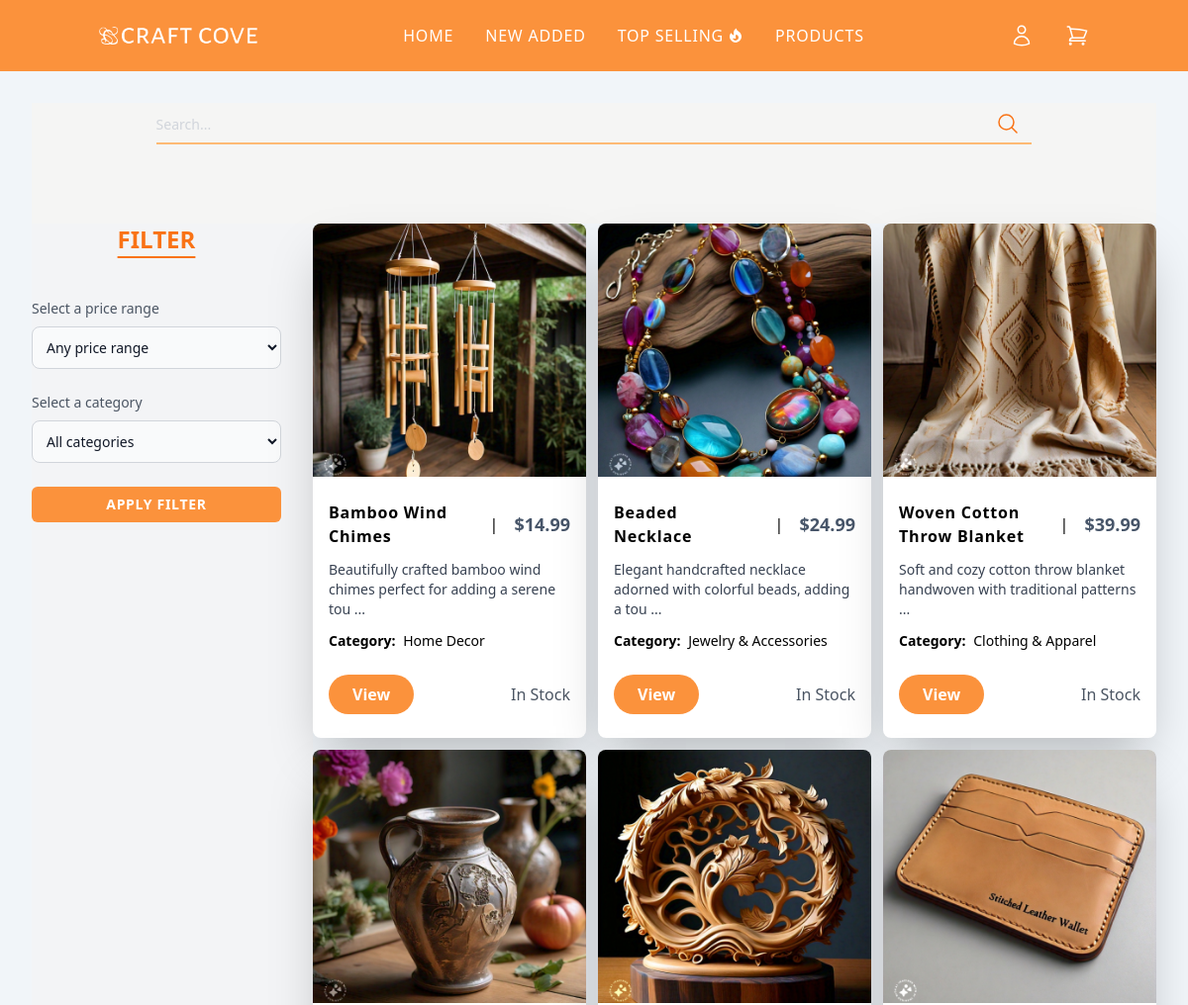
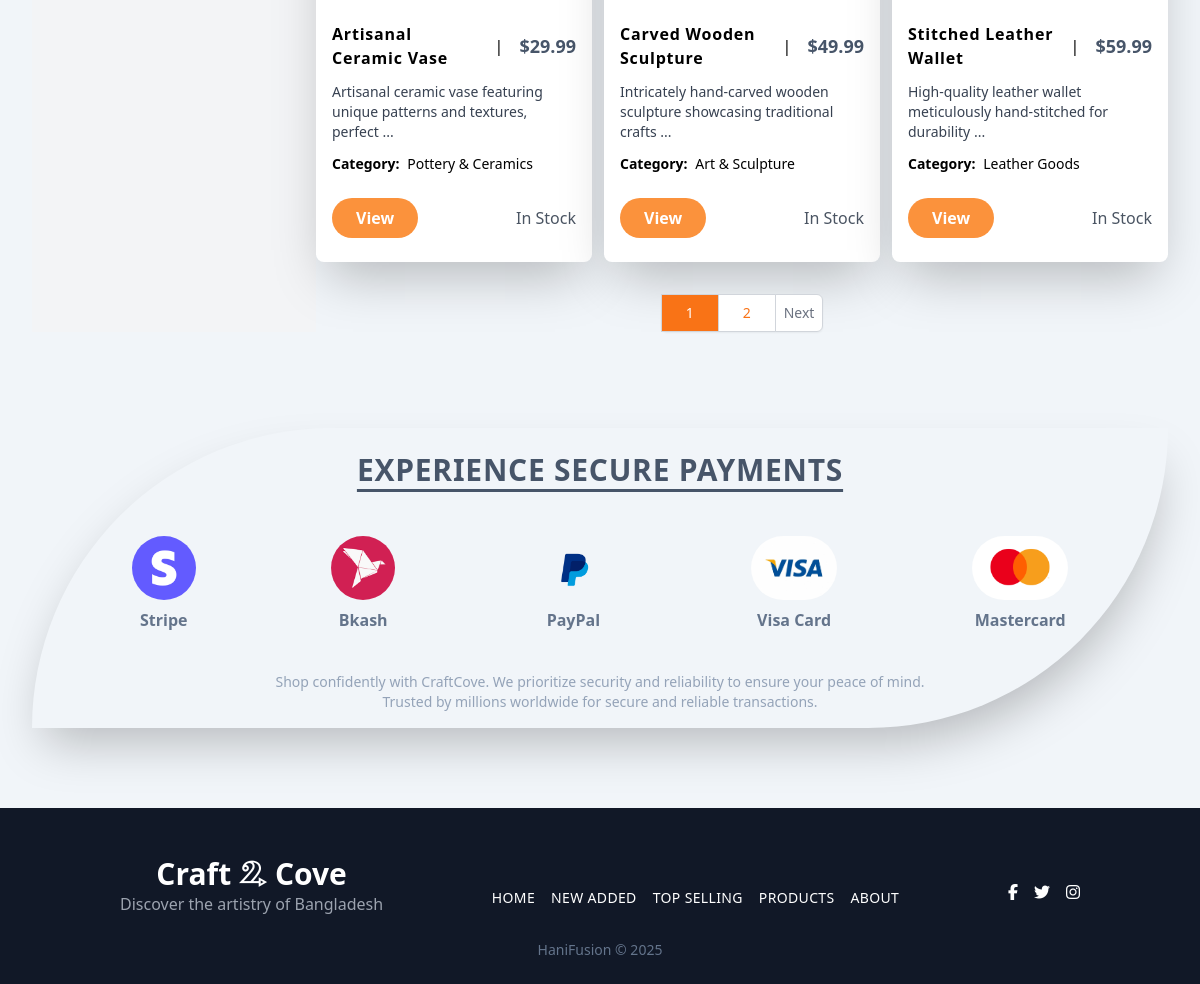
The page / on the database its author committed (2 pictures, top to bottom).
### tables this page shows
CREATE TABLE product
(
    id          INT AUTO_INCREMENT PRIMARY KEY,
    name        VARCHAR(255)   NOT NULL UNIQUE,
    img_url     VARCHAR(255),
    description TEXT,
    price       DECIMAL(10, 2) NOT NULL,
    total_sold  INT       DEFAULT 0,
    category_id INT            NOT NULL,
    created_at  TIMESTAMP DEFAULT CURRENT_TIMESTAMP,
    updated_at  TIMESTAMP DEFAULT CURRENT_TIMESTAMP ON UPDATE CURRENT_TIMESTAMP,
    stock       INT(11) DEFAULT 0,
    FOREIGN KEY (category_id) REFERENCES category (id) ON DELETE CASCADE
);

CREATE TABLE category
(
    id   INT AUTO_INCREMENT PRIMARY KEY,
    name VARCHAR(255) NOT NULL UNIQUE
);

### index.php (the view, shortened to what this page needs)
<?php
global $conn;
$productsPerPage = 6;
$page = isset($_GET['page']) ? $_GET['page'] : 1;
$offset = ($page - 1) * $productsPerPage;
$searchQuery = isset($_GET['search']) ? $_GET['search'] : '';
$filterCategory = isset($_GET['category']) ? $_GET['category'] : '';
$filterPriceRange = isset($_GET['priceRange']) ? $_GET['priceRange'] : '';
$sql = "SELECT p.*, c.name AS category_name FROM product p JOIN category c ON p.category_id=c.id";
$sql .= " LIMIT $offset, $productsPerPage";
$result = mysqli_query($conn, $sql);
$num = $result->num_rows;
$totalProducts = mysqli_num_rows(mysqli_query($conn, "SELECT * FROM product"));
$totalPages = ceil($totalProducts / $productsPerPage);
?>
<div class=" pb-8 bg-stone-100">
    <div class="container mx-auto w-[80%]">
        <form class="flex justify-center" method="GET">
            <div class="relative z-0 w-full mb-5 group">
                <input type="text" name="search" id="search"
                       class="block py-2.5 px-0 w-full text-sm text-slate-600 bg-transparent border-0 border-b-2 border-orange-300 appearance-none focus:outline-none focus:ring-0 focus:border-orange-400 peer"
                       placeholder=" " value="<?= $searchQuery ?>"/>
                <button type="submit" class="absolute inset-y-0 right-0 flex items-center pr-3 text-orange-500">
                    <svg xmlns="http://www.w3.org/2000/svg" fill="none" viewBox="0 0 24 24" stroke-width="1.5"
                         stroke="currentColor" class="w-6 h-6">
                        <path stroke-linecap="round" stroke-linejoin="round"
                              d="m21 21-5.197-5.197m0 0A7.5 7.5 0 1 0 5.196 5.196a7.5 7.5 0 0 0 10.607 10.607Z"/>
                    </svg>
                </button>
                <label for="search"
                       class="peer-focus:font-medium absolute text-sm text-gray-300 duration-300 transform -translate-y-6 scale-75 top-3 -z-10 origin-[0] peer-focus:start-0 rtl:peer-focus:translate-x-1/4 rtl:peer-focus:left-auto peer-focus:text-orange-400 peer-placeholder-shown:scale-100 peer-placeholder-shown:translate-y-0 peer-focus:scale-75 peer-focus:-translate-y-6">Search...</label>
            </div>
        </form>
    </div>
</div>
<div class="">
    <div class="flex flex-wrap">
        <div class="w-full md:w-1/4 bg-gray-100 pr-8 flex flex-col space-y-5">
            <h2 class="text-gray-800 text-2xl font-semibold mb-4 text-center uppercase underline underline-offset-8 text-orange-500">
                Filter
            </h2>
            <form id="filterForm" action="" method="GET">
                <div class="mb-6">
                    <label for="priceRange" class="block mb-2 text-sm font-medium text-gray-600">Select
                        a price range</label>
                    <select id="priceRange" name="priceRange"
                            class="bg-gray-50 border border-gray-300 text-gray-900 text-sm rounded-lg focus:ring-orange-500 focus:border-orange-500 focus:outline-none block w-full p-2.5">
                        <option value="" <?php echo $filterPriceRange === '' ? 'selected' : ''; ?>>Any price range
                        </option>
                    </select>
                </div>
                <div class="mb-6">
                    <label for="category" class="block mb-2 text-sm font-medium text-gray-600">Select
                        a category</label>
                    <select id="category" name="category"
                            class="bg-gray-50 border border-gray-300 text-gray-900 text-sm rounded-lg focus:ring-orange-500 focus:border-orange-500 focus:outline-none block w-full p-2.5">
                        <option value="" <?php echo $filterCategory === '' ? 'selected' : ''; ?>>All categories</option>
                    </select>
                </div>
                <button id="filter_btn" type="submit"
                        class="block w-full bg-orange-400 hover:bg-orange-600 text-white font-bold py-2 px-4 rounded-md transition duration-300 ease-in-out transform hover:scale-105 focus:outline-none focus:ring focus:ring-blue-200 focus:ring-opacity-50 uppercase text-sm tracking-wider">
                    Apply Filter
                </button>
            </form>
        </div>
        <div class="w-full md:w-3/4">
            <?php if (mysqli_num_rows($result) > 0) : ?>
                <div class="grid grid-cols-1 sm:grid-cols-2 md:grid-cols-2 lg:grid-cols-3 gap-3">
                    <?php while ($row = mysqli_fetch_assoc($result)) : ?>
                        <div class="bg-white rounded-lg shadow-2xl flex flex-col justify-between">
                            <?php if ($row['img_url']) : ?>
                                <div>
                                    <img class="object-cover w-full h-64 rounded-t-lg hover:scale-95 duration-200 "
                                         src="<?= $row['img_url'] ?>"
                                         alt="Product demo">
                                </div>
                            <?php endif; ?>
                            <div class="px-3 py-4">
                                <div class="flex flex-col space-y-3">
                                    <div class="flex justify-between items-center">
                                        <div class="font-bold text-md text-left tracking-wider"><?php echo $row['name']; ?></div>
                                        <div class="mx-3">|</div>
                                        <div class="text-slate-600 font-semibold text-lg"><?php echo '$' . $row['price']; ?></div>
                                    </div>
                                    <p class="text-gray-700 text-base text-sm">
                                        <?php echo substr($row['description'], 0, 70) . ' ...'; ?>
                                    </p>
                                    <?php if (!empty($row['category_name'])) : ?>
                                        <div class="text-sm"><span
                                                    class="font-semibold mr-1">Category:</span> <?php echo $row['category_name']; ?>
                                        </div>
                                    <?php endif; ?>
                                </div>
                                <div class="flex justify-between items-center mt-4">
                                    <a href="product_view.php?id=<?= $row['id'] ?>"
                                       class="bg-orange-400 hover:bg-orange-700 text-white font-bold py-2 px-4 rounded-full view-btn">
                                        View
                                    </a>
                                    <?php if ($row['stock'] > 0): ?>
                                        <span class="text-gray-600">In Stock</span>
                                    <?php else: ?>
                                        <span class="text-red-600">Out of Stock</span>
                                    <?php endif; ?>
                                </div>
                            </div>
                        </div>
                    <?php endwhile; ?>
                </div>
                <?php if (($totalPages > 1 && $productsPerPage > 5) && (empty($searchQuery) && empty($filterCategory) && empty($filterPriceRange))) : ?>
                    <div class="flex justify-center mt-8" id="pagination">
                        <nav class="relative z-0 inline-flex rounded-md shadow-sm -space-x-px"
                             aria-label="Pagination">
                            <?php for ($i = 1; $i <= $totalPages; $i++) : ?>
                                <a href="?page=<?php echo $i; ?>&search=<?php echo $searchQuery; ?>&category=<?php echo $filterCategory; ?>&priceRange=<?php echo $filterPriceRange; ?>"
                                   class="<?php echo $i == $page ? 'bg-orange-500 text-white' : 'bg-white text-orange-500'; ?> relative inline-flex items-center px-4 py-2 border border-gray-300 text-sm font-medium hover:bg-gray-50 hover:text-orange-500">
                                    <?php echo $i; ?>
                                </a>
                            <?php endfor; ?>
                            <?php if ($page < $totalPages) : ?>
                                <a href="?page=<?php echo $page + 1; ?>&search=<?php echo $searchQuery; ?>&category=<?php echo $filterCategory; ?>&priceRange=<?php echo $filterPriceRange; ?>"
                                   class="relative inline-flex items-center px-2 py-2 rounded-r-md border border-gray-300 bg-white text-sm font-medium text-gray-500 hover:bg-gray-50">
                                    Next
                                </a>
                            <?php endif; ?>
                        </nav>
                    </div>
                <?php endif; ?>
            <?php else : ?>
                <p class="text-center text-gray-800 font-semibold">No products match your search.</p>
            <?php endif; ?>
        </div>
    </div>
</div>
<?php if ($num > 5): ?>
    <?php loadPartial('payment_info') ?>
<?php endif; ?>

### rows shown on the page
product: img_url (picture), name "Bamboo Wind Chimes", price "14.99", description "Beautifully crafted bamboo wind chimes perfect for adding a serene tou", category.name "Home Decor", stock "In Stock"
product: img_url (picture), name "Beaded Necklace", price "24.99", description "Elegant handcrafted necklace adorned with colorful beads, adding a tou", category.name "Jewelry & Accessories", stock "In Stock"
product: img_url (placeholder picture), name "Woven Cotton Throw Blanket", price "39.99", description "Soft and cozy cotton throw blanket handwoven with traditional patterns", category.name "Clothing & Apparel", stock "In Stock"
product: img_url (picture), name "Artisanal Ceramic Vase", price "29.99", description "Artisanal ceramic vase featuring unique patterns and textures, perfect", category.name "Pottery & Ceramics", stock "In Stock"
product: img_url (picture), name "Carved Wooden Sculpture", price "49.99", description "Intricately hand-carved wooden sculpture showcasing traditional crafts", category.name "Art & Sculpture", stock "In Stock"
product: img_url (picture), name "Stitched Leather Wallet", price "59.99", description "High-quality leather wallet meticulously hand-stitched for durability", category.name "Leather Goods", stock "In Stock"
